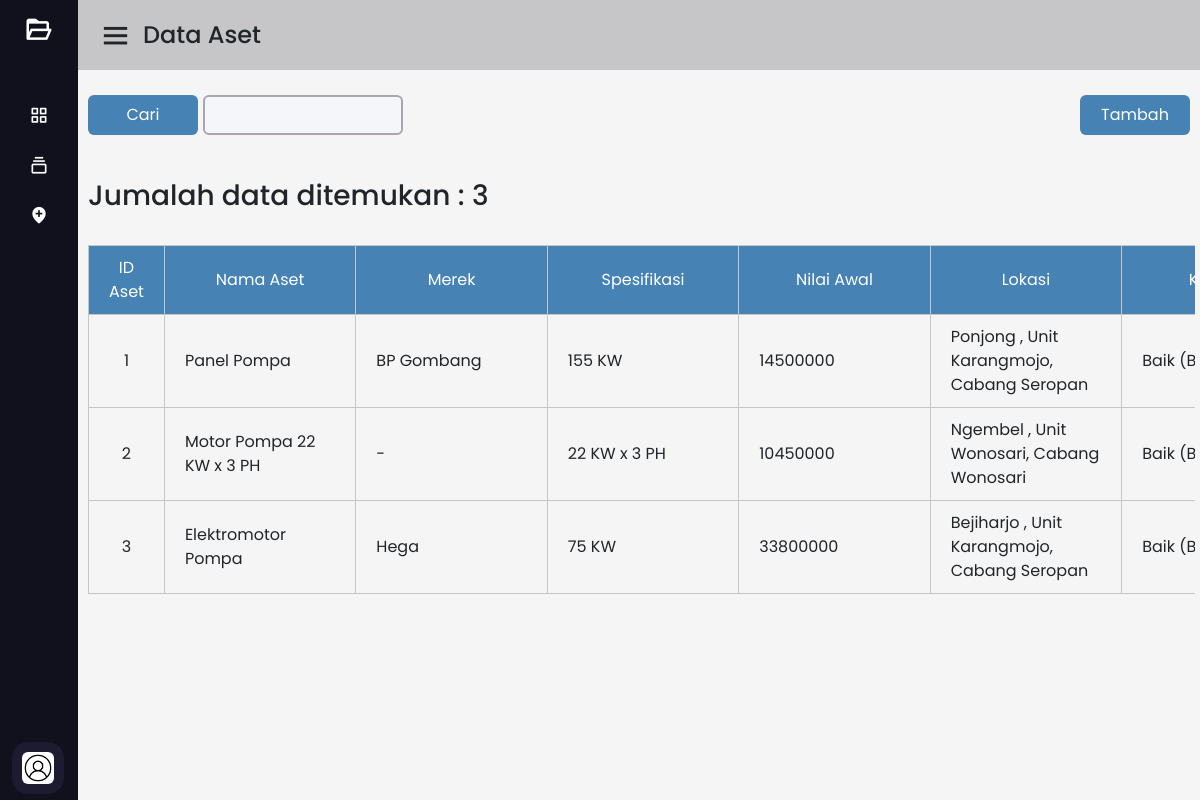
The app's page /aset_a.php with its own data.
### tables this page shows
CREATE TABLE `aset` (
  `id_aset` int(10) NOT NULL,
  `nama_aset` varchar(100) NOT NULL,
  `merk` varchar(100) NOT NULL,
  `spesifikasi` varchar(200) NOT NULL,
  `nilai_awal` int(50) NOT NULL,
  `lokasi` varchar(100) NOT NULL,
  `kondisi` varchar(100) NOT NULL,
  `id_rekanan` int(10) NOT NULL,
  `id_pengadaan` int(10) NOT NULL
);

### aset_a.php (the view, shortened to what this page needs)
<?php
include "sidebar_a.php"
?>
<section class="home-section">
    <nav>
        <div class="sidebar-button">
        <i class='bx bx-menu'></i>
            <span class="dashboard">Data Aset</span>
        </div>
    </nav>
    <div class="home-content">
        <div class="dashboard-content">
            <div class="search-box">
                <a href="form_aset.php"><button class="inbtn">Tambah</button></a>
                <form method="GET" action="aset_a.php">
                <input type="text" name="kata_cari" value="<?php if(isset($_GET['kata_cari'])) { echo $_GET['kata_cari']; } ?>"  />
		        <button type="submit" class="srcbtn">Cari</button>
                </form>
            </div>
            <div class="table-ds">
            <?php
                include 'koneksi/koneksi.php';
                if(isset($_GET['kata_cari'])) {
                    $kata_cari = $_GET['kata_cari'];
                    $query = "SELECT * FROM aset JOIN rekanan ON rekanan.id_rekanan = aset.id_rekanan
                    JOIN pengadaan ON pengadaan.id_pengadaan = aset.id_pengadaan WHERE id_aset like '%".$kata_cari."%' OR nama_aset like '%".$kata_cari."%' OR nilai_awal like '%".$kata_cari."%' OR lokasi like '%".$kata_cari."%' OR nama_rekanan like '%".$kata_cari."%' OR no_dokumen like '%".$kata_cari."%' ORDER BY id_aset ASC";
				} else {
					$query = "SELECT * FROM aset JOIN rekanan ON rekanan.id_rekanan = aset.id_rekanan
                    JOIN pengadaan ON pengadaan.id_pengadaan = aset.id_pengadaan ORDER BY id_aset ASC";
				}
                $result = mysqli_query($koneksi,$query);
                $jum_data = mysqli_num_rows($result);
                echo '<br><h3>Jumalah data ditemukan : '; echo $jum_data; echo '</h3><br>';
                echo '<table class="tabel-aset">
                    <tr>
                        <th width="5px">ID Aset</th>
                        <th>Nama Aset</th>
                        <th>Merek</th>
                        <th>Spesifikasi</th>
                        <th>Nilai Awal</th>
                        <th>Lokasi</th>
                        <th>Kondisi</th>
                        <th>Rekanan</th>
                        <th>Nomor Pengadaan</th>
                        <th>Aksi</th>
                    </tr>
                    <tr>';
                    while ($row = mysqli_fetch_array($result))
                    {
                        echo '<tr>
                                <td class="tcenter">'.$row['id_aset'].'</td>
                                <td>'.$row['nama_aset'].'</td>
                                <td>'.$row['merk'].'</td>
                                <td>'.$row['spesifikasi'].'</td>
                                <td>'.$row['nilai_awal'].'</td>
                                <td>'.$row['lokasi'].'</td>
                                <td>'.$row['kondisi'].'</td>
                                <td>'.$row['nama_rekanan'].'</td>
                                <td>'.$row['no_dokumen'].'</td>
                                <td class="tcenter">
                                <a href="riwayat.php?id='.$row['id_aset'].'"><i class="bx bx-file" title="Riwayat"></i></a>&nbsp
                                <a href="action/edit_aset.php?id='.$row['id_aset'].'"><i class="bx bxs-edit-alt" title="Edit"></i></a>&nbsp
                                <a onclick="return konfirmasi()" href="action/hapus_aset.php?id='.$row['id_aset'].'"><i class="bx bxs-trash" title="Hapus"></i></a>
                                </td>
                                ';
                    }?>
                    <?php
                    echo '
                    </tr>
                    </table>';
                    ?>
            </div>
        </div>
    </div>
</section>

### sidebar_a.php (shortened to what this page needs)
<!DOCTYPE html>
<html lang="en">
<head>
    <link href="https://cdn.jsdelivr.net/npm/bootstrap@5.0.0-beta3/dist/css/bootstrap.min.css" rel="stylesheet">
    <link rel="stylesheet" href="style/style.css">
    <link href='https://unpkg.com/boxicons@2.1.4/css/boxicons.min.css' rel='stylesheet'>
</head>
<body>
	<div class="sidebar close">
        <div class="logo-details">
        <i class='bx bx-folder-open'></i>
        </div>
        <ul class="nav-links">
            <li>
                <a href="dashboard_a.php">
                <i class='bx bx-grid-alt'></i>
                </a>
            </li>
           <li>
                <a href="aset_a.php">
                <i class='bx bx-collection'></i>
                </a>
            </li>
            <li>
               <div class="iocn-link">
                <a href="#">
                <i class='bx bxs-location-plus'></i>
                </a>
               </div>
            </li>
        <li>
        <div class="profile-details">
            <div class="profile-content">
                <img src="asset/profile.png" alt="profile">
            </div>
        </div>
    </li>
    </ul>
</div>
</body>

### records on screen
aset: id_aset "1", nama_aset "Panel Pompa", merk "BP Gombang", spesifikasi "155 KW", nilai_awal "14500000", lokasi "Ponjong , Unit Karangmojo, Cabang Seropan", kondisi "Baik…"
aset: id_aset "2", nama_aset "Motor Pompa 22 KW x 3 PH", merk "-", spesifikasi "22 KW x 3 PH", nilai_awal "10450000", lokasi "Ngembel , Unit Wonosari, Cabang Wonosari", kondisi "Baik…"
aset: id_aset "3", nama_aset "Elektromotor Pompa", merk "Hega", spesifikasi "75 KW", nilai_awal "33800000", lokasi "Bejiharjo , Unit Karangmojo, Cabang Seropan", kondisi "Baik…"

### other values on screen
$jum_data "3"
